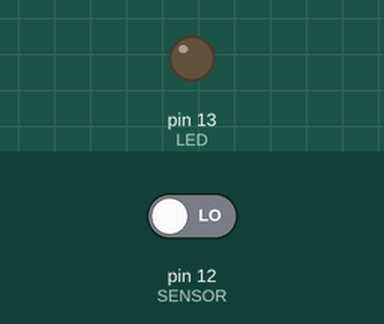
The sketch below on a simulated Arduino Uno, built with avr-gcc and run on an emulated ATmega328P. On the bench: output pins drawn as LEDs (lit = HIGH). Inputs (shaded band) come from the test bench; at power-on: pin 12 (SENSOR) LOW.

Above: at 1.2 s.
1.3 s: pin 12 (SENSOR) driven HIGH
At 2.1 s:
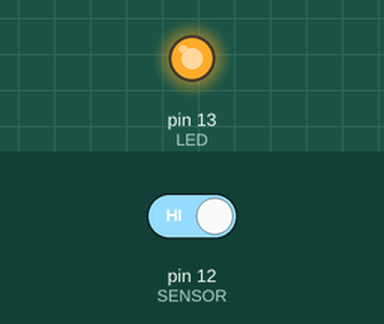
2.8 s: pin 12 (SENSOR) driven LOW
At 3.3 s:
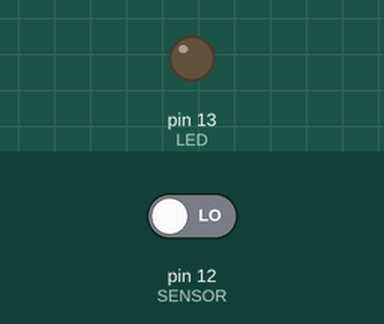
Timing chart, 0 to 5.8 s (numbered marks = the images above; inputs shaded):
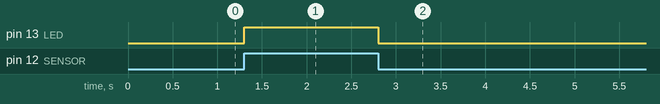

The sketch:

MotionSensor.ino
```cpp
#define LED 13
#define SENSOR 12

static int prevValue = 0;

void setup() {
  pinMode(LED,OUTPUT);
  pinMode(SENSOR,INPUT);
}

void loop() {
  // check the sensor and light the LED it set

  int value = digitalRead(SENSOR);
  if ( value != prevValue )
  {
    digitalWrite(LED,value);
    prevValue = value;
  }
}
```

Measured:
- after the input at 1.3 s, pin 13 (LED): LOW → HIGH at once
- after the input at 2.8 s, pin 13 (LED): HIGH → LOW at once
